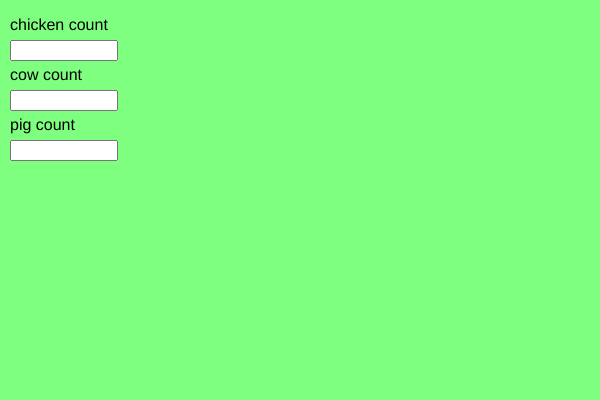
Frame 1 (no input)
Frame 60 (no input): identical to frame 1, image omitted
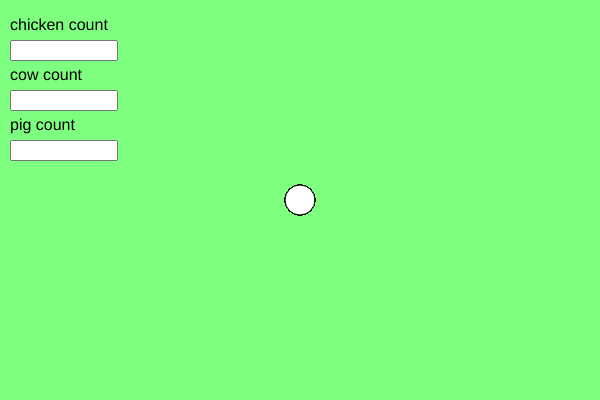
Frame 120 (the mouse pressed at the canvas centre since frame 60)

The p5.js sketch that drew these frames (run headless with seeded random() and noise() and a simulated clock; from frame 60 on, the mouse is pressed at the canvas centre):

// p5.js sketch
// ── sketch.js
let chickenInput;
let cowInput;
let pigInput;
let finalText;
let resultButton;
let legCount;

function setup() {
  createCanvas(600, 400);
  chickenInput = createInput('');
  chickenInput.position(10, 40);
  chickenInput.size(100);
  chickenInput.input(updateText);;

  cowInput = createInput('');
  cowInput.position(10, 90);
  cowInput.size(100);
  cowInput.input(updateText);

  pigInput = createInput('');
  pigInput.position(10, 140);
  pigInput.size(100);
  pigInput.input(updateText);

  //resultButton = createButton("Calculate");
  //resultButton.mousePressed(updateText);
  
}

function draw() {
  if (!mouseIsPressed) {
    clear(); //to rmove the previous frame drawn
    fill(0, 0, 0);
    background("rgba(0, 255, 0, 0.5)");
    textSize(16);
    text("chicken count", 10, 30);
    text("cow count", 10, 80);
    text("pig count", 10, 130);
    textSize(20);
    fill(0, 0, 100); //changes the color of all shapes (and text) until next fill command
    text(finalText, 20, 300);
  }

  if (mouseIsPressed) {
    fill(255, 255, 255);
    ellipse(mouseX, mouseY, 30, 30)
  }
}

function updateText() {
  legCount = countLegs(chickenInput.value(), cowInput.value(), pigInput.value());
  console.log(finalText);
  if (legCount === 0) {
    finalText = `there are no legs`;
    return finalText
  }
  else if (chickenInput.value() < 0 || cowInput.value() < 0 || pigInput.value() < 0) {
    finalText = `you can't have a negative animal you silly goose!`;
    return finalText
  }
  else if (isNaN(chickenInput.value()) || isNaN(cowInput.value()) || isNaN(pigInput.value())) {
    finalText = `please enter a valid number`;
    return finalText
  }
  else {
    finalText = `there are in total ${legCount} legs`;
    return finalText
  }
  
}

function countLegs(inChickens, inCows, inPigs) {
  let outLegs = inChickens * 2 + inCows * 4 + inPigs * 4;
  return outLegs
}
// ── style.css
html, body {
  margin: 0;
  padding: 0;
}
text {
  color: white;
}

canvas {
  display: block;
}
